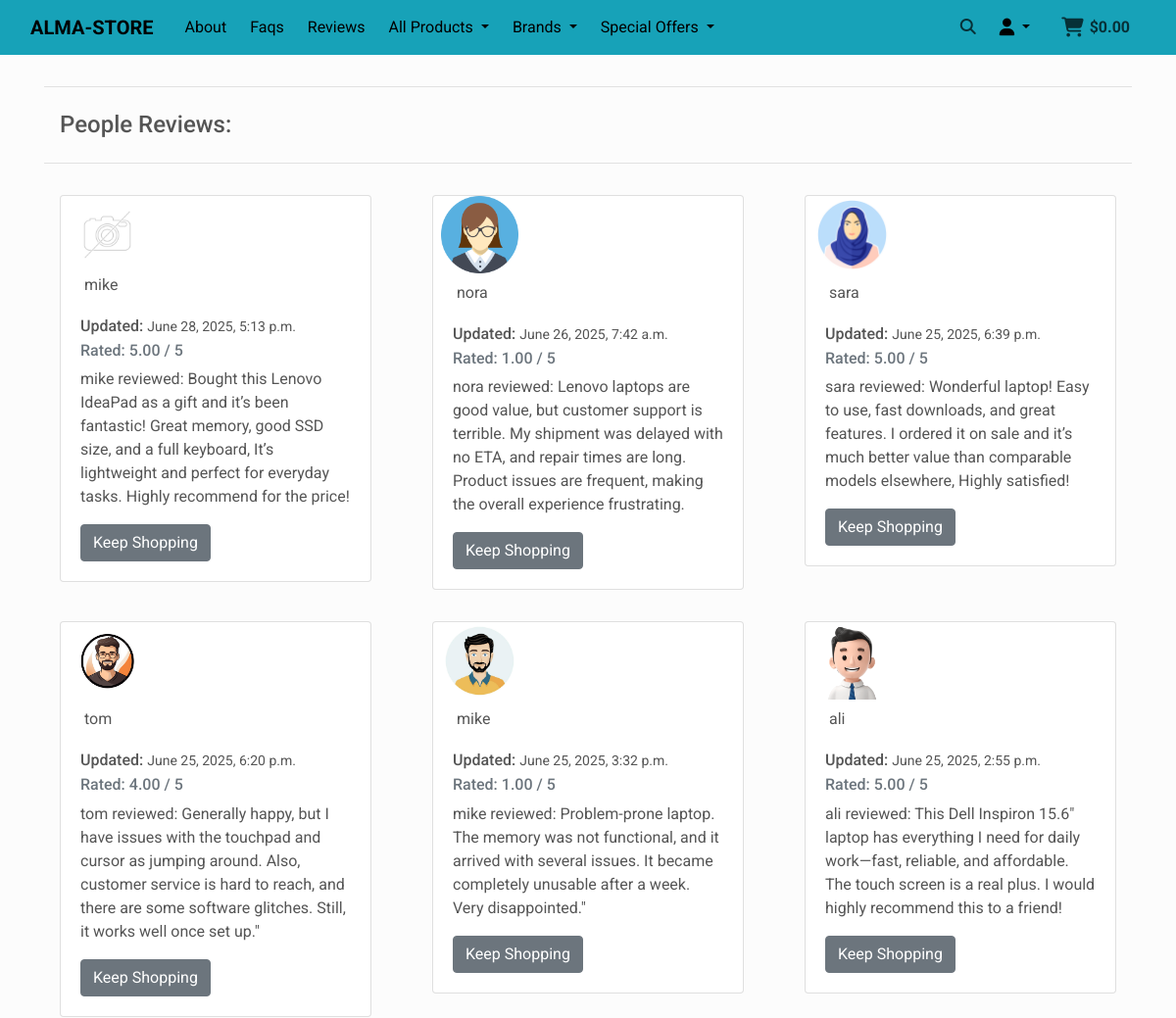
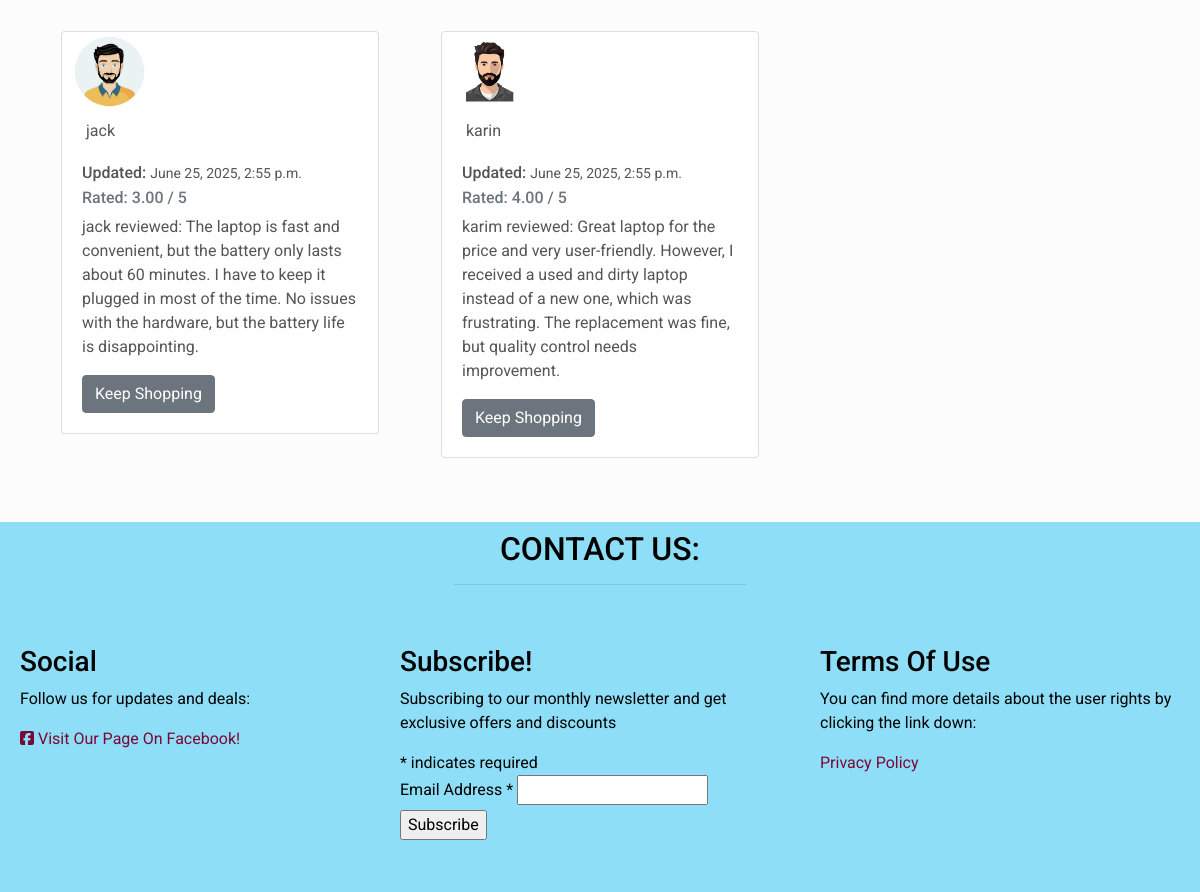
The app's page /reviews/ with its own data (2 pictures, top to bottom).
### reviews/models.py (models this page shows)
class Reviews(models.Model):
    class Meta:
        verbose_name_plural = 'Reviews'
        ordering = ['-updated_on']
    user = models.ForeignKey(User, on_delete=models.CASCADE,
                             related_name='product_reviews')
    name = models.CharField(max_length=254)
    image = models.ImageField(null=True, blank=True)
    rating = models.DecimalField(max_digits=5, decimal_places=2,
                                 null=True, blank=True)
    review = models.TextField(null=False, blank=False, default='',
                              max_length=5000)
    created_on = models.DateTimeField(auto_now_add=True)
    updated_on = models.DateTimeField(auto_now=True)
    def __str__(self):
        return f'{self.user.username} reviewed: {self.review}'

### reviews/views.py (the view)
# urls.py: path('', views.product_reviews, name='product_reviews'),
def product_reviews(request):
    reviews = Reviews.objects.all()
    template = 'reviews/reviews.html'
    context = {
        'reviews': reviews,
    }
    return render(request, template, context)

### bag/contexts.py (called while the page is built, shortened)
def bag_contents(request):
    bag_items = []
    total = 0
    product_count = 0
    bag = request.session.get('bag', {})
    if total < settings.FREE_DELIVERY_THRESHOLD:
        delivery = total * Decimal(settings.STANDARD_DELIVERY_PERCENTAGE / 100)
        free_delivery_delta = settings.FREE_DELIVERY_THRESHOLD - total
    else:
        delivery = 0
        free_delivery_delta = 0
    grand_total = delivery + total
    context = {
        'bag_items': bag_items,
        'total': total,
        'product_count': product_count,
        'delivery': delivery,
        'free_delivery_threshold': settings.FREE_DELIVERY_THRESHOLD,
        'free_delivery_delta': free_delivery_delta,
        'grand_total': grand_total,
    }
    return context

### reviews/templates/reviews/reviews.html (shortened to what this page needs)
{% extends "base.html" %}
{% block content %}
    <div class="container mt-3">
        <div class="row">
            <div class="col">
                <hr>
                <h4 class=" p-2 m-2">People Reviews:</h4>
                <hr>
            </div>
        </div>
        <div class="row">
            {% for review in reviews %}
                <div class="col-12 col-md-6 col-lg-4">
                    <div class="review-container m-2 p-2">
                         <div class="card h-100">
                        {% if review.image %}
                            <img src="{{ review.image.url }}" class="w-25 ml-2" alt="user image profile">
                            <span class="ml-4 mt-2">{{ review.name }}</span>
                        {% else %}
                            <img src="{{ MEDIA_URL }}noimage.png" class="w-25 ml-2" alt="user image profile">
                            <span class="ml-4">{{ review.name }}</span>
                        {% endif %}
                        <div class="card-body">
                            <h5 class="card-title review-date"> Updated: <span class="small">{{ review.updated_on }}</span></h5>
                            <h6 class="card-subtitle mb-2 text-muted">Rated: {{ review.rating}} / 5</h6>
                            <p class="card-text">
                                {{ review }}
                            </p>
                            <a href="{% url 'products' %}" class="btn btn-secondary">Keep Shopping</a>
                        </div>
                    </div>
                </div>
                    </div>
            {% endfor %}
        </div>
    </div>
{% endblock %}

### templates/base.html (shortened to what this page needs)
{% load static %}
<!doctype html>
<html lang="en">
  <head>
    {% block corecss %}
        <link rel="stylesheet" href="https://cdn.jsdelivr.net/npm/bootstrap@4.6.2/dist/css/bootstrap.min.css">
        <link  rel="stylesheet" href="//cdn-images.mailchimp.com/embedcode/classic-061523.css" type="text/css">
        <link rel="stylesheet" href="{% static 'css/basestyle.css' %}">
    {% endblock %}
  </head>
  <body>
   <header>
    <nav class="navbar navbar-expand-lg navbar-light bg-info sticky-top">
      <div class="container-fluid">
        <a class="navbar-brand font-weight-bold text-black" href="{% url 'home' %}">
          ALMA-STORE
        </a>
        <div class="collapse navbar-collapse" id="navbarSupportedContent">
          <ul class="navbar-nav mr-auto">
            <li class="nav-item">
              <a class="nav-link text-black" href="{% url 'about' %}">About</a>
            </li>
            <li class="nav-item">
              <a class="nav-link text-black" href="{% url 'faqs' %}">Faqs</a>
            </li>
            <li class="nav-item">
              <a class="nav-link text-black" href="{% url 'product_reviews' %}">Reviews</a>
            </li>
            <li class="nav-item dropdown">
              <a class="nav-link dropdown-toggle text-black" href="#" id="allProductsDropdown" data-toggle="dropdown" aria-haspopup="true" aria-expanded="false">
                All Products
              </a>
            </li>
            <li class="nav-item dropdown">
              <a class="nav-link dropdown-toggle text-black" href="#" id="brandsDropdown" data-toggle="dropdown" aria-haspopup="true" aria-expanded="false">
                Brands
              </a>
            </li>
            <li class="nav-item dropdown">
              <a class="nav-link dropdown-toggle text-black" href="#" id="specialsDropdown" data-toggle="dropdown" aria-haspopup="true" aria-expanded="false">
                Special Offers
              </a>
            </li>
          </ul>
          <ul class="navbar-nav align-items-lg-center" id="menu-right">
            <li class="nav-item dropdown d-none d-lg-block">
              <a class="nav-link" href="#" id="searchDropdown" role="button" data-toggle="dropdown"
                aria-haspopup="true" aria-expanded="false">
                <i class="fas fa-search"></i>
              </a>
            </li>
            <li class="nav-item dropdown mx-2">
              <a class="nav-link dropdown-toggle text-black" href="#" id="userOptions" data-toggle="dropdown"
                aria-haspopup="true" aria-expanded="false">
              </a>
            </li>
            <li class="nav-item mx-2">
              <a class="nav-link" href="{% url 'view_bag' %}">
                <i class="fa-solid fa-cart-shopping fa-lg"></i>
                <span><strong>${% if grand_total %}{{ grand_total|floatformat:2 }}{% else %}0.00{% endif %}</strong></span>
              </a>
            </li>
          </ul>
        </div>
      </div>
    </nav>
   </header>
    <main class="mb-5">
      {% block content %}
      {% endblock %}
    </main>
      <footer class="container-wrapper text-black pb-2 topdown-color">
        <div class="container-fluid quotes-container content-container">
          <section class="footer">
            <div class="row">
              <div class="col-12 page-header mb-4">
                <h2 class="text-uppercase text-center mt-2">Contact us:</h2>
                <hr class="block-divider block-divider--short w-25 text-left">
              </div>
            </div>
            <div class="row mb-4">
              <div class="col-12 col-md-4 footer-section">
                <h3>Social</h3>
                <p>Follow us for updates and deals:</p>
                <a href="https://www.facebook.com/profile.php?id=61576990564062" target="_blank" class="footer-links" rel="noopener">
                  <i class="fab fa-facebook-square"></i> Visit Our Page On Facebook!</a>
              </div>
              <div class="col-12 col-md-4 footer-section">
                 <div id="mc_embed_shell">
                    <div id="mc_embed_signup">
                        <form action="https://gmail.us11.list-manage.com/subscribe/post?u=3c0feb4c7ec4c26d9f25c15ea&amp;id=5577e6831d&amp;f_id=0015e5e0f0" method="post" id="mc-embedded-subscribe-form" name="mc-embedded-subscribe-form" class="validate" target="_blank">
                            <div id="mc_embed_signup_scroll">
                              <h3>Subscribe!</h3>
                              <p>Subscribing to our monthly newsletter and get exclusive offers and discounts</p>
                              <div class="indicates-required">
                                <span class="asterisk">*</span>
                                  indicates required
                              </div>
                              <div class="mc-field-group">
                                <label for="mce-EMAIL">Email Address <span class="asterisk">*</span>
                                </label>
                                <input type="email" name="EMAIL" class="required email" id="mce-EMAIL" required="" value="">
                              </div>
                              <div class="optionalParent">
                                  <div class="clear foot">
                                      <input type="submit" name="subscribe" id="mc-embedded-subscribe" class="button" value="Subscribe">
                                  </div>
                              </div>
                            </div>
                        </form>
                    </div>
                 </div>
              </div>
              <div class="col-12 col-md-4 footer-section">
                <h3>Terms Of Use</h3>
                <p>You can find more details about the user rights by clicking the link down:</p>
                <a href="https://www.termsfeed.com/live/0c68c3a1-378d-46e9-aa02-b865a40d5aa6" target="_blank" class="footer-links" rel="noopener">
                  Privacy Policy</a>
              </div>
            </div>
          </section>
        </div>
      </footer>
  </body>
</html>

### static/css/basestyle.css (style rules this page uses)
html { height: 100%; }
body { min-height: calc(100vh - 518.44px ); display: flex; flex-direction: column; color: #555; background-color: #FCFCFC; font-family: "Roboto", sans-serif; font-weight: 400; font-style: normal; font-variation-settings: "wdth" 100; }
.text-black { color: #000 !important; }
.review-container h5 { border-radius:1rem; font-size: 1rem; }
main { flex: 1 0 auto; display: flex; flex-direction: column; }
#mc_embed_signup_scroll { margin-left: -20px; }
.footer-links { color: #7B0937; }
.topdown-color { background-color:#8DDEF6; }
.footer-section { padding: 20px; }
.navbar-nav .nav-link { padding-left: 20px; padding-right: 20px; }
.navbar-nav .nav-item { margin-left: 8px; margin-right: 0; }
.navbar-light .navbar-nav .nav-link { color: rgba(0, 0, 0, .7); }
#menu-right i.fa-cart-shopping { margin-right: 2px; }
@media (min-width: 768px) { #mc_embed_signup form { margin-top: 0; } }

### records on screen
Reviews: name "mike", updated_on "June 28, 2025, 5:13 p.m.", rating "5.00", user+review "mike reviewed: Bought this Lenovo IdeaPad as a gift and it’s been fantastic! Great memory, good SSD size, and a full keyboard, It’s lightweight and perfect for everyday tasks. Highly recommend for the price!"
Reviews: image (picture), name "nora", updated_on "June 26, 2025, 7:42 a.m.", rating "1.00", user+review "nora reviewed: Lenovo laptops are good value, but customer support is terrible. My shipment was delayed with no ETA, and repair times are long. Product issues are frequent, making the overall experience frustrating."
Reviews: image (picture), name "sara", updated_on "June 25, 2025, 6:39 p.m.", rating "5.00", user+review "sara reviewed: Wonderful laptop! Easy to use, fast downloads, and great features. I ordered it on sale and it’s much better value than comparable models elsewhere, Highly satisfied!"
Reviews: image (picture), name "tom", updated_on "June 25, 2025, 6:20 p.m.", rating "4.00", user+review "tom reviewed: Generally happy, but I have issues with the touchpad and cursor as jumping around. Also, customer service is hard to reach, and there are some software glitches. Still, it works well once set up.\""
Reviews: image (picture), name "mike", updated_on "June 25, 2025, 3:32 p.m.", rating "1.00", user+review "mike reviewed: Problem-prone laptop. The memory was not functional, and it arrived with several issues. It became completely unusable after a week. Very disappointed.\""
Reviews: image (picture), name "ali", updated_on "June 25, 2025, 2:55 p.m.", rating "5.00", user+review "ali reviewed: This Dell Inspiron 15.6\" laptop has everything I need for daily work—fast, reliable, and affordable. The touch screen is a real plus. I would highly recommend this to a friend!"
Reviews: image (picture), name "jack", updated_on "June 25, 2025, 2:55 p.m.", rating "3.00", user+review "jack reviewed: The laptop is fast and convenient, but the battery only lasts about 60 minutes. I have to keep it plugged in most of the time. No issues with the hardware, but the battery life is disappointing."
Reviews: image (picture), name "karin", updated_on "June 25, 2025, 2:55 p.m.", rating "4.00", user+review "karim reviewed: Great laptop for the price and very user-friendly. However, I received a used and dirty laptop instead of a new one, which was frustrating. The replacement was fine, but quality control needs improvement."
